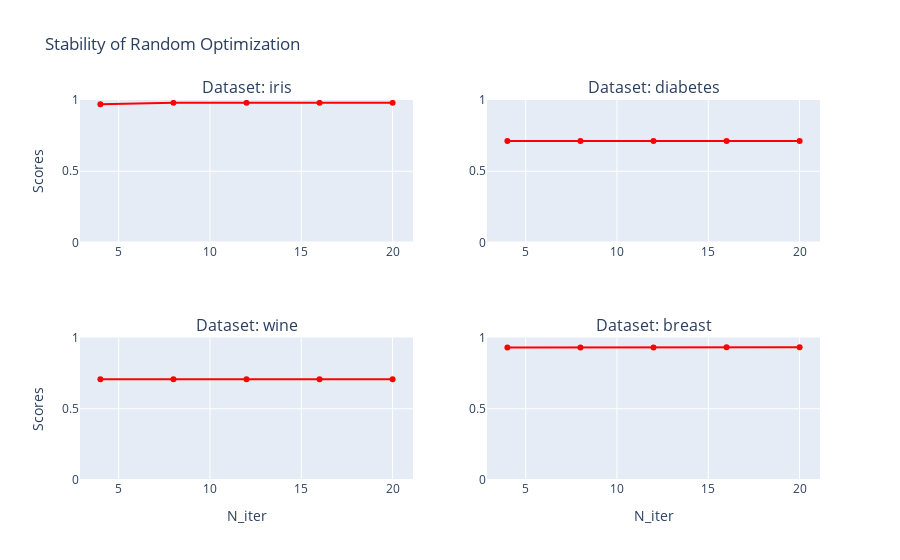

The code cell stored with this chart in its notebook:
### Markdown cell above
### KNN

### Code cell
plot_stability(results_random['KNN']['scores_test'], 
               'Random', interval=4)

### Figure 1 — Plotly figure (JSON) as saved in the notebook; plotly's stock layout.template omitted (floating-point values rounded to 4 significant figures)
{"data": [{"line": {"color": "red"}, "mode": "markers+lines", "type": "scatter", "x": [4, 8, 12, 16, 20], "xaxis": "x", "y": [0.97, 0.98, 0.98, 0.98, 0.98], "yaxis": "y"}, {"line": {"color": "red"}, "mode": "markers+lines", "type": "scatter", "x": [4, 8, 12, 16, 20], "xaxis": "x2", "y": [0.7128, 0.7128, 0.7128, 0.7128, 0.713], "yaxis": "y2"}, {"line": {"color": "red"}, "mode": "markers+lines", "type": "scatter", "x": [4, 8, 12, 16, 20], "xaxis": "x3", "y": [0.7062, 0.7062, 0.7062, 0.7062, 0.7062], "yaxis": "y3"}, {"line": {"color": "red"}, "mode": "markers+lines", "type": "scatter", "x": [4, 8, 12, 16, 20], "xaxis": "x4", "y": [0.9291, 0.9291, 0.9292, 0.9317, 0.9317], "yaxis": "y4"}], "layout": {"annotations": [{"font": {"size": 16}, "showarrow": false, "text": "Dataset: iris", "x": 0.225, "xanchor": "center", "xref": "paper", "y": 1, "yanchor": "bottom", "yref": "paper"}, {"font": {"size": 16}, "showarrow": false, "text": "Dataset: diabetes", "x": 0.775, "xanchor": "center", "xref": "paper", "y": 1, "yanchor": "bottom", "yref": "paper"}, {"font": {"size": 16}, "showarrow": false, "text": "Dataset: wine", "x": 0.225, "xanchor": "center", "xref": "paper", "y": 0.375, "yanchor": "bottom", "yref": "paper"}, {"font": {"size": 16}, "showarrow": false, "text": "Dataset: breast", "x": 0.775, "xanchor": "center", "xref": "paper", "y": 0.375, "yanchor": "bottom", "yref": "paper"}], "showlegend": false, "title": {"text": "Stability of Random Optimization"}, "xaxis": {"anchor": "y", "domain": [0, 0.45]}, "xaxis2": {"anchor": "y2", "domain": [0.55, 1]}, "xaxis3": {"anchor": "y3", "domain": [0, 0.45], "title": {"text": "N_iter"}}, "xaxis4": {"anchor": "y4", "domain": [0.55, 1], "title": {"text": "N_iter"}}, "yaxis": {"anchor": "x", "domain": [0.625, 1], "range": [0, 1], "title": {"text": "Scores"}}, "yaxis2": {"anchor": "x2", "domain": [0.625, 1], "range": [0, 1]}, "yaxis3": {"anchor": "x3", "domain": [0, 0.375], "range": [0, 1], "title": {"text": "Scores"}}, "yaxis4": {"anchor": "x4", "domain": [0, 0.375], "range": [0, 1]}}}
